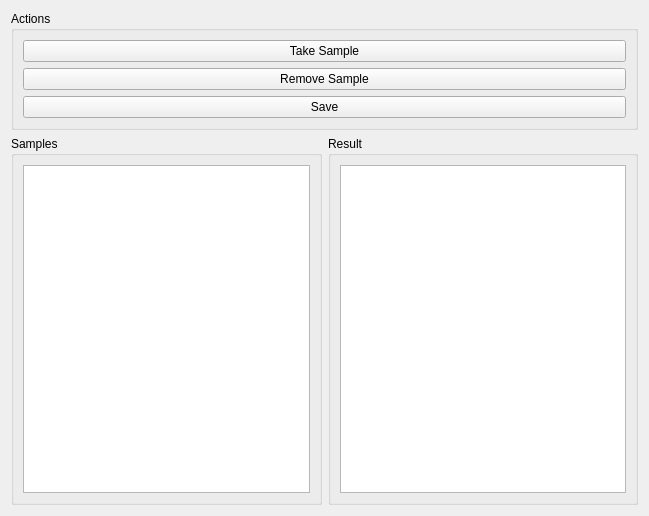
<?xml version="1.0" encoding="UTF-8"?>
<ui version="4.0">
 <class>Form</class>
 <widget class="QWidget" name="Form">
  <property name="geometry">
   <rect>
    <x>0</x>
    <y>0</y>
    <width>649</width>
    <height>516</height>
   </rect>
  </property>
  <property name="windowTitle">
   <string>Form</string>
  </property>
  <layout class="QVBoxLayout" name="verticalLayout">
   <item>
    <layout class="QHBoxLayout" name="horizontalLayout_infoAndActions">
     <item>
      <widget class="QGroupBox" name="groupBox_3">
       <property name="title">
        <string>Actions</string>
       </property>
       <layout class="QVBoxLayout" name="verticalLayout_2">
        <item>
         <widget class="QPushButton" name="takeButton">
          <property name="text">
           <string>Take Sample</string>
          </property>
         </widget>
        </item>
        <item>
         <widget class="QPushButton" name="removeButton">
          <property name="text">
           <string>Remove Sample</string>
          </property>
         </widget>
        </item>
        <item>
         <widget class="QPushButton" name="saveButton">
          <property name="text">
           <string>Save</string>
          </property>
         </widget>
        </item>
       </layout>
      </widget>
     </item>
    </layout>
   </item>
   <item>
    <layout class="QHBoxLayout" name="horizontalLayout">
     <item>
      <widget class="QGroupBox" name="groupBox">
       <property name="title">
        <string>Samples</string>
       </property>
       <layout class="QHBoxLayout" name="horizontalLayout_3">
        <item>
         <widget class="QListWidget" name="sampleListWidget"/>
        </item>
       </layout>
      </widget>
     </item>
     <item>
      <widget class="QGroupBox" name="groupBox_2">
       <property name="title">
        <string>Result</string>
       </property>
       <layout class="QHBoxLayout" name="horizontalLayout_4">
        <item>
         <widget class="QPlainTextEdit" name="outputBox"/>
        </item>
       </layout>
      </widget>
     </item>
    </layout>
   </item>
  </layout>
 </widget>
 <resources/>
 <connections/>
</ui>
